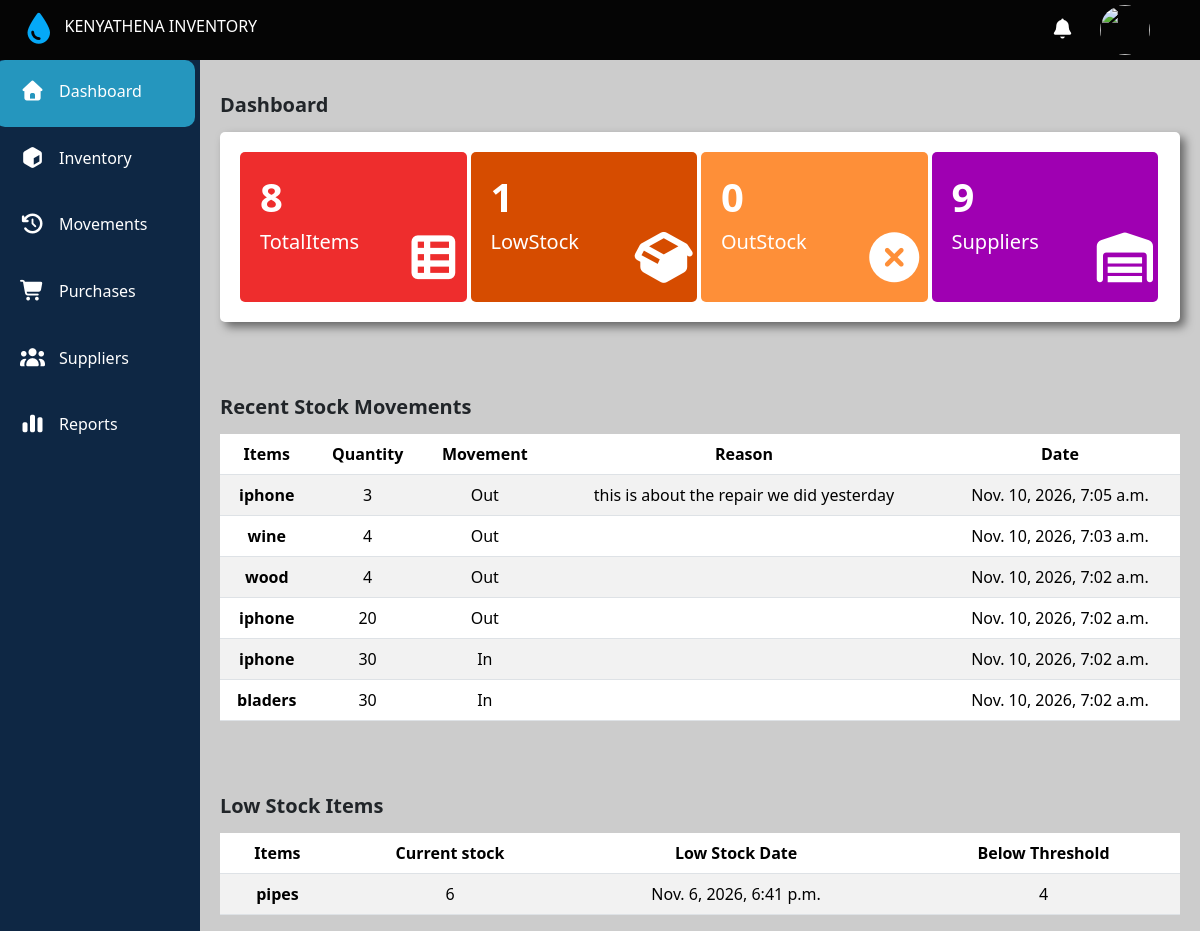
/, run on an earlier commit of the app's database.
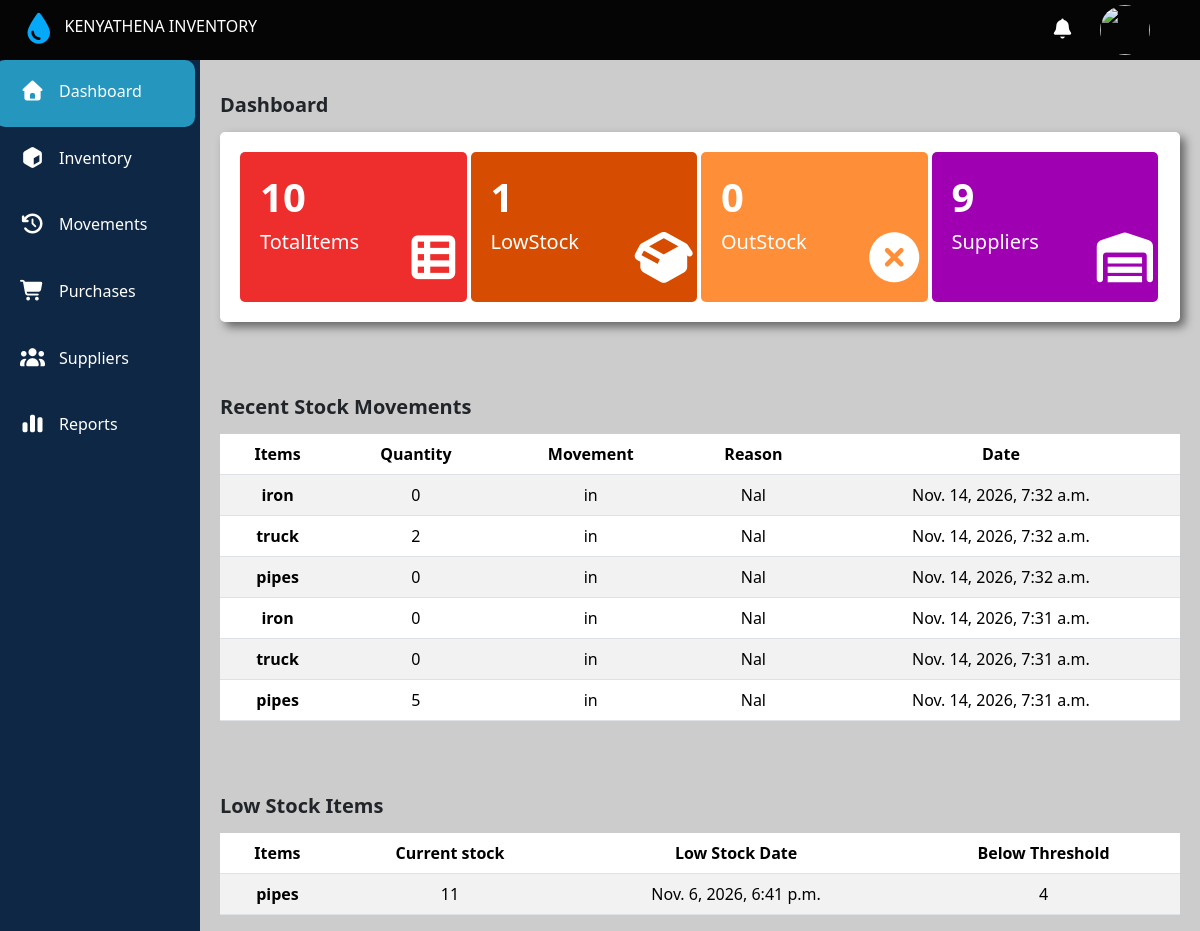
And on a later commit of the database.
### main/models.py (models this page shows, shortened)
class StockMovements(models.Model):
  Movement_type=[
    ('in','Stock In'),
    ('Out','Stock Out'),
  ]
  item = models.CharField(max_length=200)
  quantity = models.PositiveIntegerField()
  supplier_issued_to = models.CharField(max_length=200,null=True,blank=True)
  date=models.DateTimeField(auto_now_add=True)
  movement = models.CharField(max_length=200,choices=Movement_type)
  reason = models.CharField(max_length=300,null=True,blank=True)
  note = models.CharField(max_length=1000,null=True,blank=True)

class Stock(models.Model):
  stock_status =[
    ('low_stock','LowStock'),
    ('outStock','Out_Of_Stock'),
    ('inStock','In_Stock')
  ]
  item = models.CharField(max_length=200,unique=True)
  quantity = models.PositiveIntegerField(default=0)
  status = models.CharField(choices=stock_status,null=True)
  low_stock_date = models.DateTimeField(null=True,blank=True)
  low_by = models.PositiveIntegerField(null=True,blank=True)

### main/views.py (the view)
# urls.py: 2. Add a URL to urlpatterns:  path('', views.home, name='home')
def home(request):
  low_stock_table= Stock.objects.filter(status='low_stock').order_by('-id')
  stock_Movements = StockMovements.objects.all().order_by('-id')[:6]
  outStock = Stock.objects.filter(status='outStock').count()
  lowStock = Stock.objects.filter(status='low_stock').count()
  items = Stock.objects.all().count()
  suppliers_count= Suppliers.objects.all().count()
  print(items)
  context = {'suppliers_count':suppliers_count,'outStock':outStock,'lowStock':lowStock,'items':items,'stock_Movements':stock_Movements,'low_stock_table':low_stock_table}
  return render(request,'main/dashboard.html',context)

### main/templates/main/dashboard.html (shortened to what this page needs)
{% extends 'main/base.html' %}
{% block content %}
  <main>
    <div class="Stock">
      <span>Dashboard </span>
    </div>
    <div class="main">
      <div class="totalItems">
        <div class="containerdiv">
          <div class="number">{{items}}</div>
          <div class="name">TotalItems</div>
        </div>
        <div class="icon">
          <i class="fa-solid fa-table-list"></i>
        </div>
      </div>
      <div class="lowStock">
        <div>
          <div class="containerdiv">
            <div class="number">{{lowStock}}</div>
            <div class="name">LowStock</div>
          </div>
        </div>
        <div class="icon">
          <i class="fa-solid fa-box-open"></i>
        </div>
      </div>
      <div class="outStock">
        <div>
          <div class="containerdiv">
            <div class="number">{{outStock}}</div>
          <div class="name">OutStock</div>
          </div>
        </div>
        <div class="icon">
          <i class="fa-solid fa-circle-xmark"></i>
        </div>
      </div>
      <div class="suppliers">
        <div>
          <div class="containerdiv">
            <div class="number">{{suppliers_count}}</div>
            <div class="name">Suppliers</div>
          </div>
        </div>
        <div class="icon">
          <i class="fa-solid fa-warehouse"></i>
        </div>
      </div>
    </div>
    <div class="Stock">
      <span>Recent Stock Movements  </span>
    </div>
    <div class="recentStock">
      <table class="table table-striped" >
        <thead>
          <tr class="table_row">
            <th scope="col">Items</th>
            <th scope="col">Quantity</th>
            <th scope="col">Movement</th>
            <th scope="col">Reason</th>
            <th scope="col">Date</th>
          </tr>
        </thead>
        <tbody>
        {% for stock_Movement in stock_Movements %}
          <tr class="table_row">
            <th scope="row">{{stock_Movement.item}}</th>
            <td>{{stock_Movement.quantity}}</td>
            <td>{{stock_Movement.movement}}</td>
            <td>{{stock_Movement.reason}}</td>
            <td>{{stock_Movement.date}}</td>
          </tr>
        {% endfor %}
        </tbody>
      </table>
    </div>
    <div class="Stock">
      <span>Low Stock Items  </span>
    </div>
   <div class="lowStockItem">
      <table class="table table-striped" >
        <thead>
          <tr class="table_row">
            <th scope="col">Items</th>
            <th scope="col">Current stock</th>
            <th scope="col"> Low Stock Date</th>
            <th scope="col">Below Threshold</th>
          </tr>
        </thead>
        <tbody>
          {% for low_stock in low_stock_table %}
          <tr class="table_row">
            <th scope="row">{{low_stock.item}}</th>
            <td>{{low_stock.quantity}}</td>
            <td>{{low_stock.low_stock_date}}</td>
            <td>{{low_stock.low_by}}</td>
          </tr>
          {% endfor %}
        </tbody>
      </table>
    </div>
  </main>
{% endblock %}

What changed in the data, as far as the page shows it:
no longer on this page (row unchanged): StockMovements: item "iphone", quantity "3", movement "Out", reason "this is about the repair we did yesterday", date "Nov. 10, 2026, 7:05 a.m."
no longer on this page (row unchanged): StockMovements: item "wine", quantity "4", movement "Out", date "Nov. 10, 2026, 7:03 a.m."
no longer on this page (row unchanged): StockMovements: item "wood", quantity "4", movement "Out", date "Nov. 10, 2026, 7:02 a.m."
no longer on this page (row unchanged): StockMovements: item "iphone", quantity "20", movement "Out", date "Nov. 10, 2026, 7:02 a.m."
no longer on this page (row unchanged): StockMovements: item "iphone", quantity "30", movement "In", date "Nov. 10, 2026, 7:02 a.m."
no longer on this page (row unchanged): StockMovements: item "bladers", quantity "30", movement "In", date "Nov. 10, 2026, 7:02 a.m."
added StockMovements: item "iron", quantity "0", movement "in", reason "Nal", date "Nov. 14, 2026, 7:32 a.m."
added StockMovements: item "truck", quantity "2", movement "in", reason "Nal", date "Nov. 14, 2026, 7:32 a.m."
added StockMovements: item "pipes", quantity "0", movement "in", reason "Nal", date "Nov. 14, 2026, 7:32 a.m."
added StockMovements: item "iron", quantity "0", movement "in", reason "Nal", date "Nov. 14, 2026, 7:31 a.m."
added StockMovements: item "truck", quantity "0", movement "in", reason "Nal", date "Nov. 14, 2026, 7:31 a.m."
added StockMovements: item "pipes", quantity "5", movement "in", reason "Nal", date "Nov. 14, 2026, 7:31 a.m."
changed Stock "pipes": quantity "6" → "11"
Also different on the page:
{{ items }}: "8" → "10"
